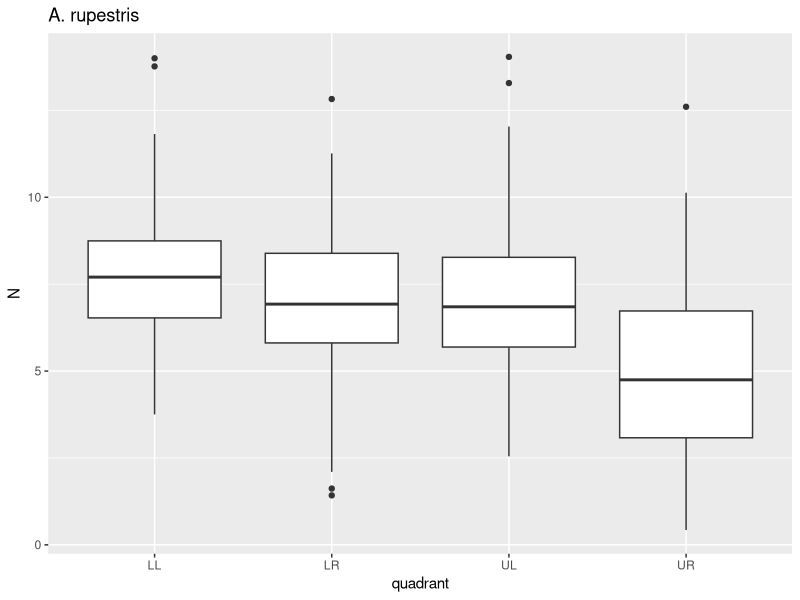
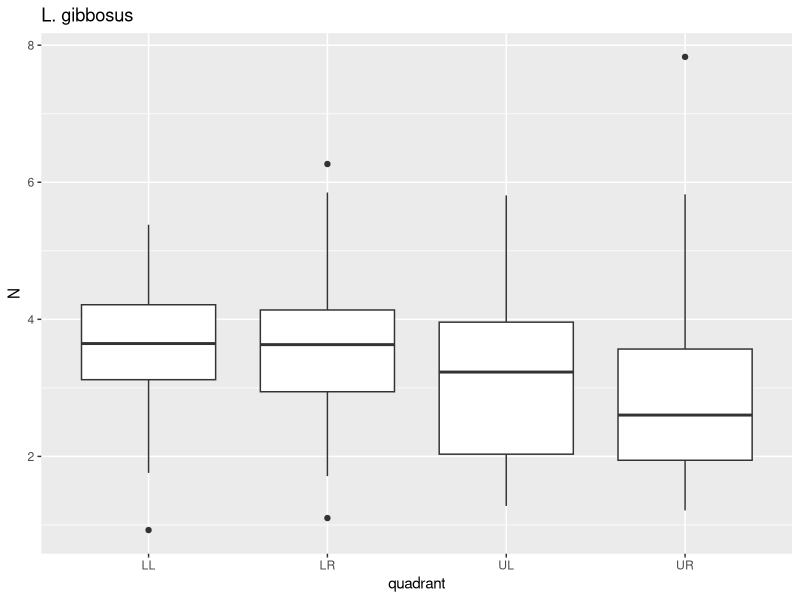
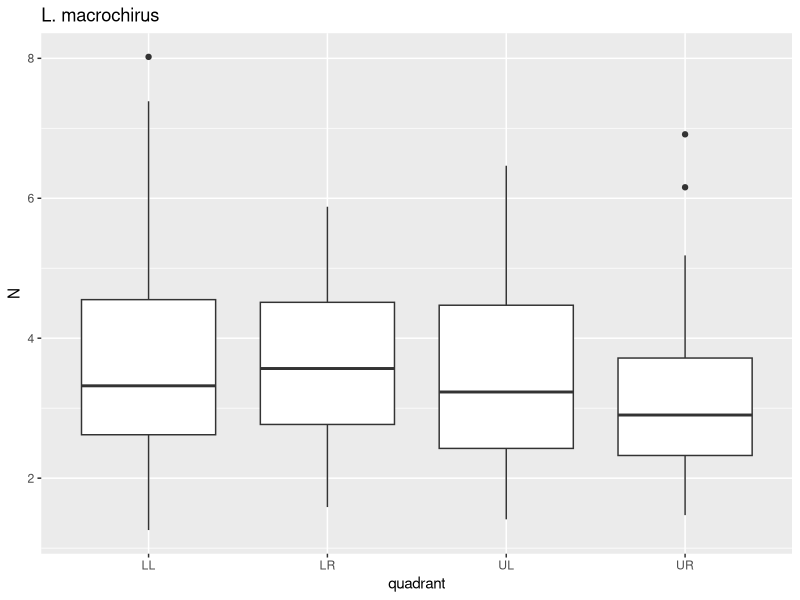
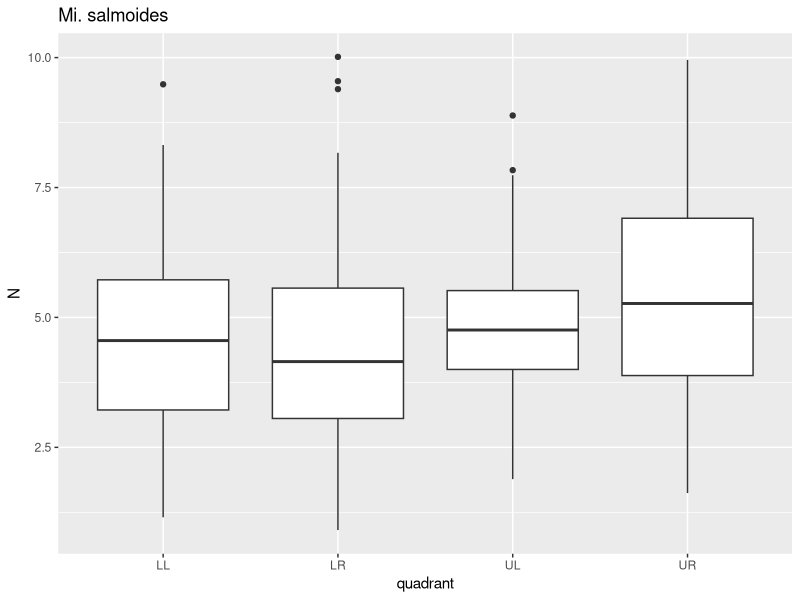
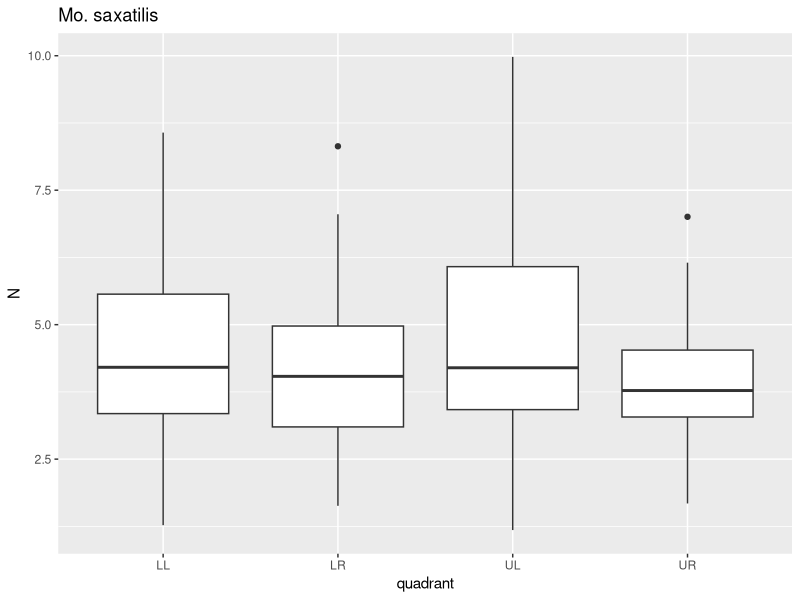
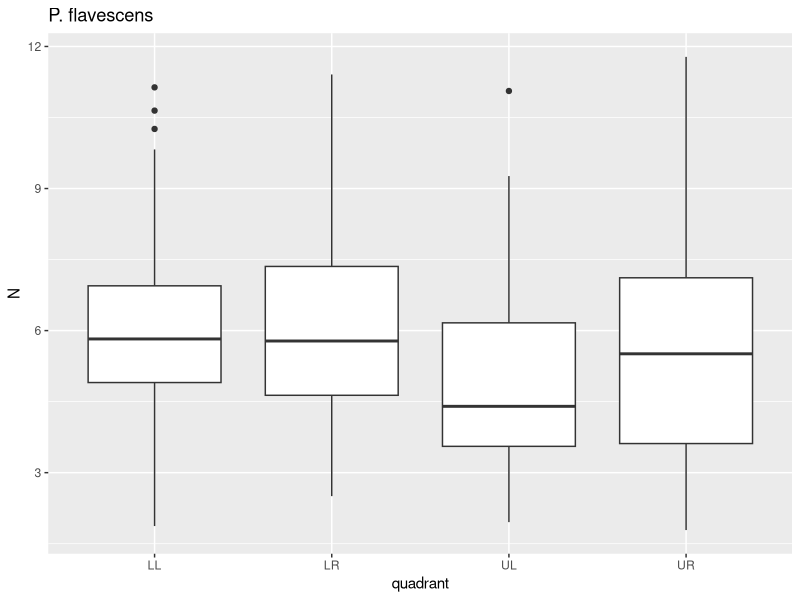

Generate these figures, in order, with R:
#install.packages(c("ggplot2", "tidyverse"))
library(ggplot2)
library(tidyverse)
setwd("C:/Users/cjboo/Desktop/R-Programs/Module-1/Module-1-Project")

# A dat variable containing the scales dataset.
dat <- read.csv("scales.csv")
head(dat)

# A line of code which reports the class of each column in the dataset.
sapply(dat,class)

dat$species <- as.factor(dat$species)
species <- levels(dat$species)
species

# A line of code which reports the dimensions of the dataset.
print(paste(length(dat), "x", length(species)))

# Code that produces a summary of the number of scales punctured for each species.
species.n<- dat %>%
  group_by(species) %>%
  summarise(n = n())
species.n

# Code that produces a summary of the number of specimens sampled for each species.
dat %>% 
  count(species,specimen) %>%
  print() %>%
  count(species,name = "n.specimens")

# Code that produces a PDF file containing 6 figures, one for each species that includes a boxplot of puncture force verus quadrant.
pdf("Conor_Booth_species_quadrant.pdf")
for(i in species){
  p <- dat %>%
    filter(species==i)%>%
    ggplot()+geom_boxplot(aes(x=quadrant,y=N))+ggtitle(i)
  print(p)
}
dev.off()
list.files(pattern=".pdf")
